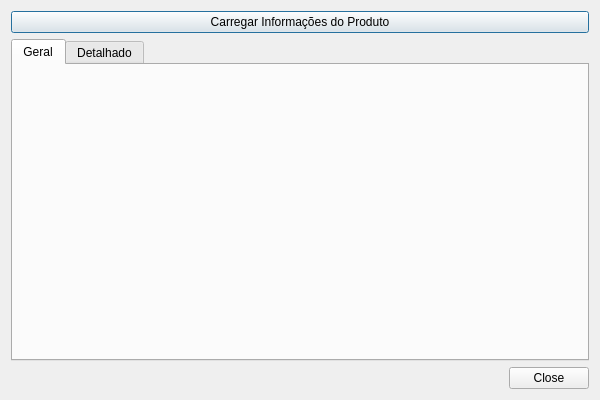
<?xml version="1.0" encoding="UTF-8"?>
<ui version="4.0">
 <class>ProductInfoDialog</class>
 <widget class="QDialog" name="ProductInfoDialog">
  <property name="geometry">
   <rect>
    <x>0</x>
    <y>0</y>
    <width>600</width>
    <height>400</height>
   </rect>
  </property>
  <property name="windowTitle">
   <string>Informações do Produto</string>
  </property>
  <layout class="QVBoxLayout" name="verticalLayout">
   <item>
    <widget class="QPushButton" name="loadButton">
     <property name="text">
      <string>Carregar Informações do Produto</string>
     </property>
    </widget>
   </item>
   <item>
    <widget class="QTabWidget" name="tabWidget">
     <widget class="QWidget" name="tabGeneral">
      <attribute name="title">
       <string>Geral</string>
      </attribute>
      <layout class="QVBoxLayout" name="verticalLayout_2"/>
     </widget>
     <widget class="QWidget" name="tabDetailed">
      <attribute name="title">
       <string>Detalhado</string>
      </attribute>
      <layout class="QVBoxLayout" name="verticalLayout_3"/>
     </widget>
    </widget>
   </item>
   <item>
    <widget class="QDialogButtonBox" name="buttonBox">
     <property name="orientation">
      <enum>Qt::Horizontal</enum>
     </property>
     <property name="standardButtons">
      <set>QDialogButtonBox::Close</set>
     </property>
    </widget>
   </item>
  </layout>
 </widget>
 <resources/>
 <connections>
  <connection>
   <sender>buttonBox</sender>
   <signal>accepted()</signal>
   <receiver>ProductInfoDialog</receiver>
   <slot>accept()</slot>
   <hints>
    <hint type="sourcelabel">
     <x>248</x>
     <y>254</y>
    </hint>
    <hint type="destinationlabel">
     <x>157</x>
     <y>274</y>
    </hint>
   </hints>
  </connection>
  <connection>
   <sender>buttonBox</sender>
   <signal>rejected()</signal>
   <receiver>ProductInfoDialog</receiver>
   <slot>reject()</slot>
   <hints>
    <hint type="sourcelabel">
     <x>316</x>
     <y>260</y>
    </hint>
    <hint type="destinationlabel">
     <x>286</x>
     <y>274</y>
    </hint>
   </hints>
  </connection>
 </connections>
</ui>
